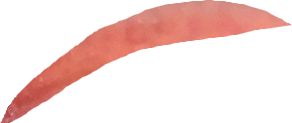
#> input picture Project-chan 2 (Image)/dataset/anemic/Anemic-003 (5).png, 292 x 123 px, found by its file name; its folder holds 4 pictures in this run
$ jupyter execute --allow-errors Untitled-1.ipynb
#> lines starting #> are read from the running program, lines starting #| are printed output that depends on the picture
[cell 1]
import os
import numpy as np
import matplotlib.pyplot as plt
from PIL import Image
from sklearn.model_selection import train_test_split
from sklearn.neighbors import KNeighborsClassifier
from sklearn.metrics import accuracy_score, classification_report, confusion_matrix
import seaborn as sns

# Path dataset (ganti sesuai kebutuhan)
anemic_path = r"C:\Users\ARIEL\Documents\Kuliah\Semester.6\Praktikum Machine Learning\Mini-Project-kyun-oke\Mini-Project-kyun\Project-chan 2 (Image)\dataset\anemic"
nonanemic_path = r"C:\Users\ARIEL\Documents\Kuliah\Semester.6\Praktikum Machine Learning\Mini-Project-kyun-oke\Mini-Project-kyun\Project-chan 2 (Image)\dataset\nonanemic"

# Target image size
IMG_SIZE = (64, 64)

# (PREPROCESSING) Load images into arrays
def load_images_from_folder(folder, label):
#> called with label = 1
    images = []
    labels = []
    for filename in os.listdir(folder):
        if filename.lower().endswith((".jpg", ".jpeg", ".png")):
            img_path = os.path.join(folder, filename)
            img = Image.open(img_path).resize(IMG_SIZE).convert('L')  # convert to grayscale
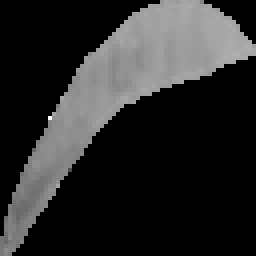
#> img: PIL image 64x64 L (shown 4 times larger); min 0, max 255, mean 42.5
            img_array = np.array(img).flatten() / 255.0  # normalize
#> img_array = 4096 values, max 1 at index 1868, min 0 at index 0, mean 0.167
            images.append(img_array)
            labels.append(label)
#> pass 2 of the loop in load_images_from_folder, `for filename in os.listdir(folder):`:
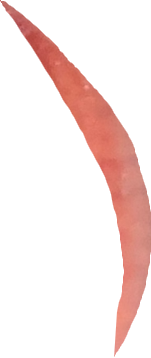
#> input picture Project-chan 2 (Image)/dataset/anemic/Anemic-004 (9).png, 151 x 358 px, found by its file name
#> in load_images_from_folder, `img = Image.open(img_path).resize(IMG_SIZE).convert('L')`:
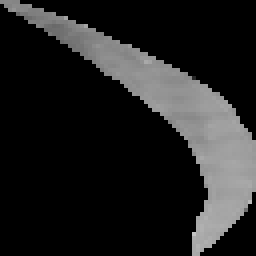
#> img: PIL image 64x64 L (shown 4 times larger); min 0, max 195, mean 33.1
#> img_array = 4096 values, max 0.765 at index 3760, min 0 at index 5, mean 0.13
#> pass 3 of the loop in load_images_from_folder, `for filename in os.listdir(folder):`:
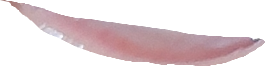
#> input picture Project-chan 2 (Image)/dataset/anemic/Anemic-009.png, 265 x 66 px, found by its file name
#> in load_images_from_folder, `img = Image.open(img_path).resize(IMG_SIZE).convert('L')`:
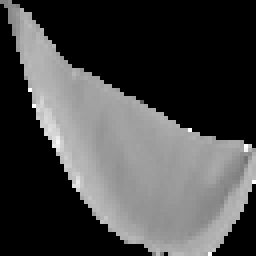
#> img: PIL image 64x64 L (shown 4 times larger); min 0, max 255, mean 70.4
#> img_array = 4096 values, max 1 at index 1415, min 0 at index 3, mean 0.276
#> the loop made 4 passes; the first 3 are shown
    return images, labels

# Load both classes
anemic_images, anemic_labels = load_images_from_folder(anemic_path, 1)
#> (the rest of this cell did not finish here and is left out)


# Gabung data
X = np.array(anemic_images + nonanemic_images)
y = np.array(anemic_labels + nonanemic_labels)

# Split data
X_train, X_test, y_train, y_test = train_test_split(X, y, test_size=0.2, random_state=42, stratify=y)

# Train KNN
knn = KNeighborsClassifier(n_neighbors=3)
knn.fit(X_train, y_train)

# Evaluasi
y_pred = knn.predict(X_test)
print("Akurasi:", accuracy_score(y_test, y_pred))
print("\nClassification Report:\n", classification_report(y_test, y_pred))

# Confusion Matrix
cm = confusion_matrix(y_test, y_pred)
sns.heatmap(cm, annot=True, fmt='d', cmap='Blues', xticklabels=['Nonanemic', 'Anemic'], yticklabels=['Nonanemic', 'Anemic'])
plt.xlabel('Predicted')
plt.ylabel('Actual')
plt.title('Confusion Matrix')
plt.show()

# Tampilkan contoh gambar
def show_sample_images(folder, title):
    plt.figure(figsize=(12, 3))
    for idx, filename in enumerate(os.listdir(folder)[:5]):
        img_path = os.path.join(folder, filename)
        img = Image.open(img_path)
        plt.subplot(1, 5, idx+1)
        plt.imshow(img)
        plt.title(f"{title} {idx+1}")
        plt.axis('off')
    plt.suptitle(f"Contoh Gambar - {title}")
    plt.show()

# Contoh Gambar
show_sample_images(anemic_path, "Anemic")
show_sample_images(nonanemic_path, "Nonanemic")
